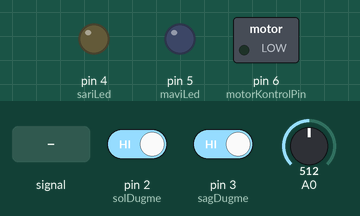
The sketch below on a simulated Arduino Uno, built with avr-gcc and run on an emulated ATmega328P. Shown: switched loads named in the sketch (green lamp = pin HIGH), output pins drawn as LEDs (lit = HIGH). Inputs (shaded band) come from the test bench; at power-on: pin 2 (solDugme) HIGH, pin 3 (sagDugme) HIGH, A0 = 512.

Above: at 1.2 s.
1.3 s: pin 2 (solDugme) driven LOW
At 2.5 s:
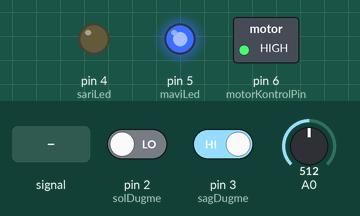
2.8 s: pin 3 (sagDugme) driven LOW
At 3.9 s:
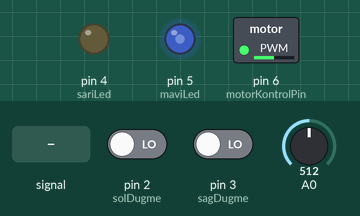
4.3 s: A0 set to 716
At 4.6 s:
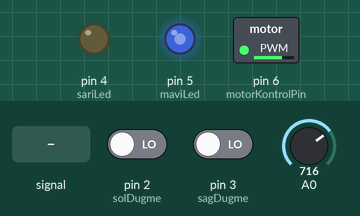
5.8 s: A0 fed a 200 Hz sine of ±81 counts around its level
Timing chart, 0 to 7.4 s (numbered marks = the images above; inputs shaded):
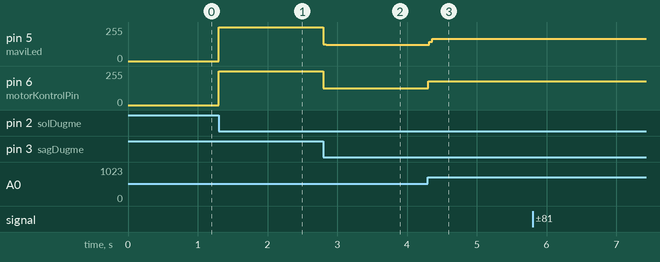

Measured:
- after the input at 1.3 s, pin 5 (maviLed), pin 6 (motorKontrolPin): 0/255 → 255/255 at once
- after the input at 2.8 s, pin 5 (maviLed): 255/255 → 121/255 at once; pin 6 (motorKontrolPin): 255/255 → 127/255 at once
- after the input at 4.3 s, pin 5 (maviLed): 121/255 → 168/255 at once; pin 6 (motorKontrolPin): 127/255 → 178/255 at once

The sketch:

dc-motor-project.ino
```cpp
const int solDugme=2, sagDugme=3, sariLed=4, maviLed=5, motorKontrolPin=6;
int ayar = 0;
void setup() {
  pinMode(solDugme, INPUT);
  pinMode(sagDugme, INPUT);
  pinMode(sariLed, OUTPUT);
  pinMode(maviLed, OUTPUT);
  pinMode(motorKontrolPin, OUTPUT);
}

void loop() {
  ayar = map(analogRead(A0),0,1023,0,255);
  if(digitalRead(solDugme) == false && digitalRead(sagDugme) == false)
  {
    analogWrite(motorKontrolPin, ayar);
    digitalWrite(sariLed, LOW);
    digitalWrite(maviLed, LOW);
    analogWrite(maviLed, ayar);
  }
  else
  {
    while(digitalRead(solDugme) == true && digitalRead(sagDugme) == false)
    {
      analogWrite(motorKontrolPin, 128);
      digitalWrite(sariLed, HIGH);
      digitalWrite(maviLed, LOW);
    }

    while(digitalRead(solDugme) == false && digitalRead(sagDugme) == true)
    {
      analogWrite(motorKontrolPin, 255);
      digitalWrite(sariLed, LOW);
      digitalWrite(maviLed, HIGH);
    }
  }
}
```
